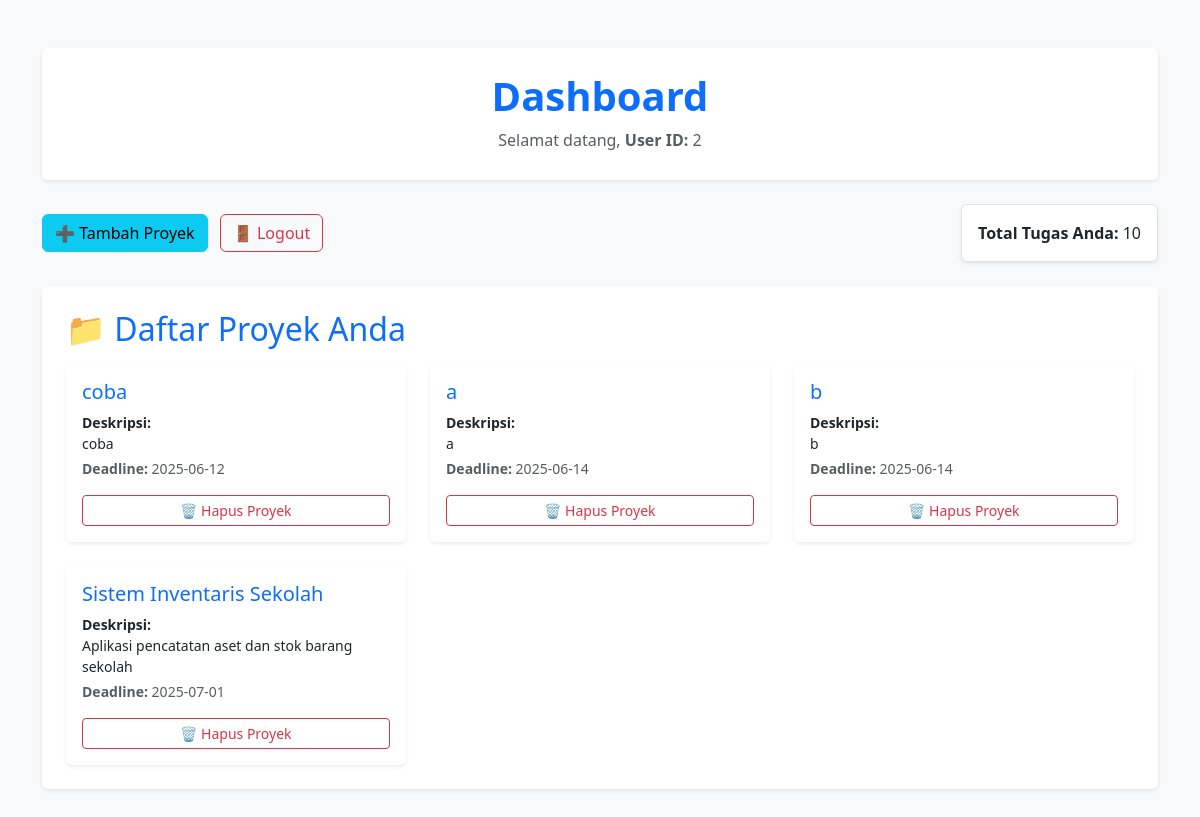
Screenshot of /index.php?route=dashboard (signed in) with the database file from the repository.
### tables this page shows
CREATE TABLE `projects` (
  `id` int NOT NULL,
  `nama_projek` varchar(150) DEFAULT NULL,
  `deskripsi` text,
  `user_id` int DEFAULT NULL,
  `deadline` date DEFAULT NULL,
  `status` enum('planning','ongoing','done','canceled') DEFAULT NULL,
  `dibuat_pada` datetime DEFAULT CURRENT_TIMESTAMP
);

### models/task.php (called while the page is built, shortened)
<?php
function getTotalTaskByUser($user_id, $pdo) {
    $stmt = $pdo->prepare("SELECT TotalTaskUser(:user_id) AS total");
    $stmt->execute(['user_id' => $user_id]);
    $row = $stmt->fetch();
    return $row['total'];
}
?>

### models/project.php (called while the page is built, shortened)
<?php
function getProjectsByUserId($user_id, $pdo) {
    try {
        $stmt = $pdo->prepare("SELECT id, nama_projek, deskripsi, deadline, user_id FROM projects WHERE user_id = ? ORDER BY deadline ASC");
        $stmt->execute([$user_id]);
        return $stmt->fetchAll(PDO::FETCH_ASSOC);
    } catch (PDOException $e) {
        error_log("Error getting projects by user ID: " . $e->getMessage());
        return [];
    }
}
?>

### views/dashboard.php (the view, shortened to what this page needs)
<?php
$projects = getProjectsByUserId($_SESSION['user_id'], $pdo);
$totalTask = getTotalTaskByUser($_SESSION['user_id'], $pdo);
?>
<!DOCTYPE html>
<html lang="id">
<head>
    <link href="https://cdn.jsdelivr.net/npm/bootstrap@5.3.2/dist/css/bootstrap.min.css" rel="stylesheet">
</head>
<body class="bg-light">
    <div class="container py-5">
        <div class="mb-4 p-4 bg-white rounded shadow-sm text-center">
            <h1 class="mb-2 fw-bold text-primary">Dashboard</h1>
            <p class="text-muted mb-1">Selamat datang, <span class="fw-semibold">User ID:</span>
                <?= htmlspecialchars($_SESSION['user_id']); ?></p>
        </div>
        <div class="d-flex justify-content-between align-items-center mb-4">
            <div>
                <a href="index.php?route=tambah_project" class="btn btn-info me-2">
                    ➕ Tambah Proyek
                </a>
                <a href="index.php?route=logout" class="btn btn-outline-danger">
                    🚪 Logout
                </a>
            </div>
            <div class="bg-white p-3 rounded shadow-sm border">
                <strong>Total Tugas Anda:</strong> <?= htmlspecialchars($totalTask); ?>
            </div>
        </div>
        <div class="bg-white p-4 rounded shadow-sm mb-4">
            <h2 class="mb-3 text-primary">📁 Daftar Proyek Anda</h2>
            <?php if (count($projects) === 0): ?>
                <div class="alert alert-warning">
                    Anda belum memiliki proyek. Silakan
                    <a href="index.php?route=tambah_project" class="alert-link">tambah proyek baru</a>.
                </div>
            <?php else: ?>
                <div class="row row-cols-1 row-cols-md-2 row-cols-lg-3 g-4">
                    <?php foreach ($projects as $project): ?>
                        <div class="col">
                            <div class="card h-100 shadow-sm border-0">
                                <div class="card-body d-flex flex-column">
                                    <h5 class="card-title mb-2">
                                        <a href="index.php?route=project_tasks&project_id=<?= htmlspecialchars($project['id']); ?>"
                                            class="text-decoration-none text-primary">
                                            <?= htmlspecialchars($project['nama_projek']); ?>
                                        </a>
                                    </h5>
                                    <p class="card-text small mb-1"><strong>Deskripsi:</strong><br>
                                        <?= htmlspecialchars($project['deskripsi']); ?>
                                    </p>
                                    <p class="card-text text-muted small"><strong>Deadline:</strong>
                                        <?= htmlspecialchars($project['deadline']); ?>
                                    </p>
                                    <form action="index.php?route=hapus_project" method="POST"
                                        onsubmit="return confirm('Yakin ingin menghapus proyek ini?');" class="mt-auto">
                                        <button type="submit" class="btn btn-outline-danger btn-sm w-100">
                                            🗑 Hapus Proyek
                                        </button>
                                    </form>
                                </div>
                            </div>
                        </div>
                    <?php endforeach; ?>
                </div>
            <?php endif; ?>
        </div>
    </div>
</body>
</html>

### public/index.php (shortened to what this page needs)
<?php
require_once __DIR__ . '/../config/database.php';
require_once __DIR__ . '/../models/Project.php';
require_once __DIR__ . '/../models/Task.php';
$route = $_GET['route'] ?? 'dashboard';
switch ($route) {
    case 'dashboard':
        include __DIR__ . '/../views/dashboard.php';
        break;
}
?>

### rows the page displays
projects: nama_projek "coba", deskripsi "coba", deadline "2025-06-12"
projects: nama_projek "a", deskripsi "a", deadline "2025-06-14"
projects: nama_projek "b", deskripsi "b", deadline "2025-06-14"
projects: nama_projek "Sistem Inventaris Sekolah", deskripsi "Aplikasi pencatatan aset dan stok barang sekolah", deadline "2025-07-01"

### other values shown
$_SESSION['user_id'] "2"
$totalTask "10"
